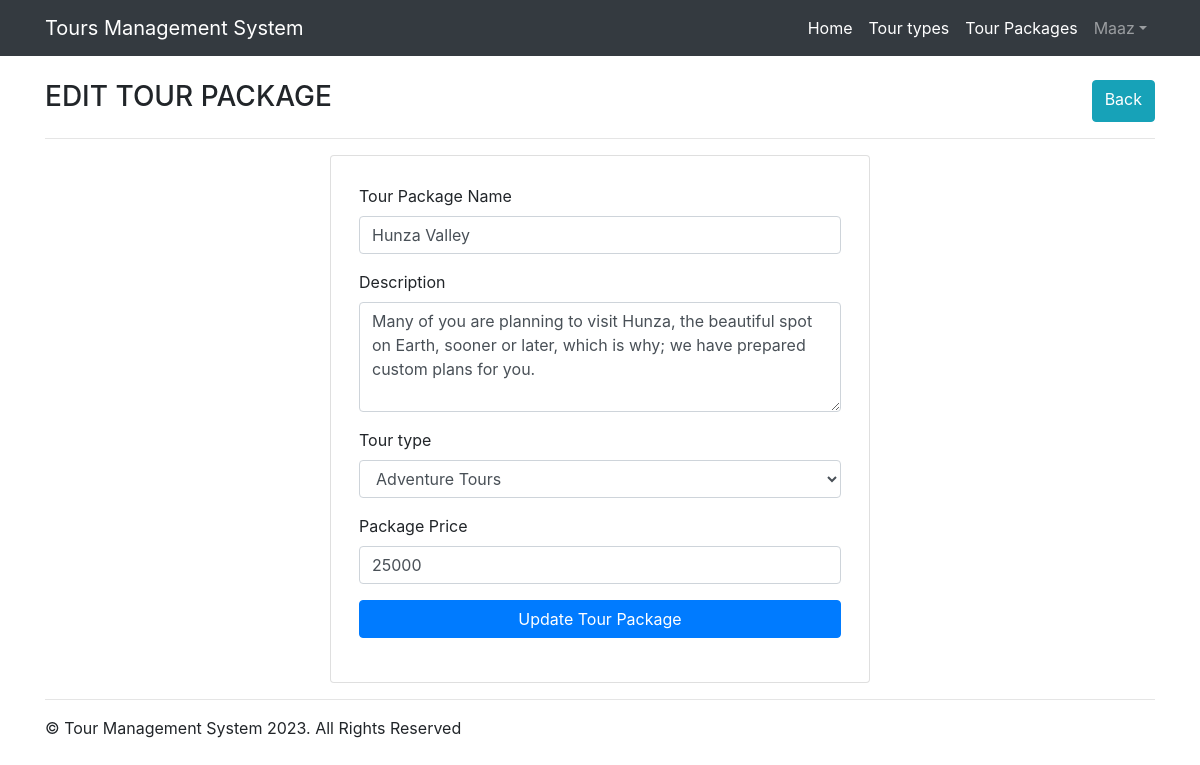
The page /edit_tour_package.php?id=1 (signed in) on the database its author committed.
### tables this page shows
CREATE TABLE `tour_packages` (
  `id` int NOT NULL,
  `name` varchar(255) NOT NULL,
  `description` varchar(255) NOT NULL,
  `price` int NOT NULL,
  `tour_type` int NOT NULL,
  `created_at` timestamp NOT NULL DEFAULT CURRENT_TIMESTAMP
);

CREATE TABLE `tour_types` (
  `id` int NOT NULL,
  `type` varchar(255) NOT NULL,
  `created_at` timestamp NOT NULL DEFAULT CURRENT_TIMESTAMP
);

### lib/TourPackage.php (called while the page is built, shortened)
<?php
include_once 'Database.php';
class TourPackage{
    private $db;
    public function __construct(){
        $this->db = new Database();
    }
    public function getTourPkgByID($id)
    {
        $q = "SELECT * FROM `tour_packages` WHERE `id` = '$id' LIMIT 1";
        $stmt = $this->db->con->query($q);
        $row = $stmt->fetch_assoc();
        return $row;
    }
}
?>

### lib/Database.php (called while the page is built, shortened)
<?php
class Database{
    private $host = 'localhost';
    private $username = 'root';
    private $password = '';
    private $dbname = 'tours_db';
    public $con;
    public function __construct(){
        if(!isset($this->con)){
            try {
                $this->con = new mysqli($this->host, $this->username, $this->password, $this->dbname);
            } catch(Exception $e){
                throw new Exception($e->getMessage());
            }
        }
    }
}
?>

### lib/Tour.php (called while the page is built, shortened)
<?php
include_once 'Database.php';
class Tour{
    private $db;
    public function __construct(){
        $this->db = new Database();
    }
    public function getTourTypes()
    {
        $q = "SELECT * FROM `tour_types` ORDER BY `id` DESC";
        $stmt = $this->db->con->query($q);
        $row = $stmt->fetch_all(MYSQLI_ASSOC);
        return $row;
    }
}
?>

### edit_tour_package.php (the view, shortened to what this page needs)
<?php include 'inc/header.php'; ?>
<?php include 'lib/TourPackage.php'; ?>
<?php include 'lib/Tour.php'; ?>
<?php
    if(isset($_GET['id'])){
        $tourPkgId = (int)$_GET['id'];
    }
    $tourpkg = new TourPackage();
    $getTourPkgData = $tourpkg->getTourPkgByID($tourPkgId);
    $tour = new Tour();
    $tourRow = $tour->getTourTypes();
?>
<main role="main">
    <div class="container mt-4">
        <div class="row">
            <div class="col-md-12 d-flex justify-content-between">
                <h3>EDIT TOUR PACKAGE</h3>
                <a href="tour_packages.php" class="btn btn-info pull-right" role="button">Back</a>
            </div>
        </div>
        <hr>
        <div class="row">
            <div class="offset-md-3 col-md-6">
            <div class="card p-2">
                    <div class="card-body">
                        <form action="" method="POST">
                            <div class="form-group">
                                <label for="">Tour Package Name</label>
                                <input type="text" class="form-control" name="name" value="<?=$getTourPkgData['name']?>">
                            </div>
                            <div class="form-group">
                                <label for="">Description</label>
                                <textarea name="description" cols="30" rows="4" class="form-control"><?=$getTourPkgData['description']?></textarea>
                            </div>
                            <div class="form-group">
                                <label for="">Tour type</label>
                                <select id="" class="form-control" name="type">
                                    <?php
                                        foreach($tourRow as $tr){
                                            ?>
                                            <option value="<?=$tr['id']?>" <?php if($getTourPkgData['tour_type']==$tr['id']){echo 'selected';} ?>><?=$tr['type']?></option>
                                            <?php
                                        }
                                    ?>
                                </select>
                            </div>
                            <div class="form-group">
                                <label for="">Package Price</label>
                                <input type="number" class="form-control" name="price" value="<?=$getTourPkgData['price']?>">
                            </div>
                            <div class="form-group">
                                <input type="submit" class="btn btn-primary btn-block" name="update_tour_package" value="Update Tour Package">
                            </div>
                        </form>
                    </div>
                </div>
            </div>
        </div>
    <hr>
    </div>
</main>
<?php include 'inc/footer.php'; ?>

### assets/css/style.css (style rules this page uses)
body { padding-top: 3.5rem; }

### rows shown on the page
tour_packages: name "Hunza Valley", description "Many of you are planning to visit Hunza, the beautiful spot on Earth, sooner or later, which is why; we have prepared custom plans for you.", type "Adventure Tours", price "25000"

### other values the page prints
$name "Maaz"
